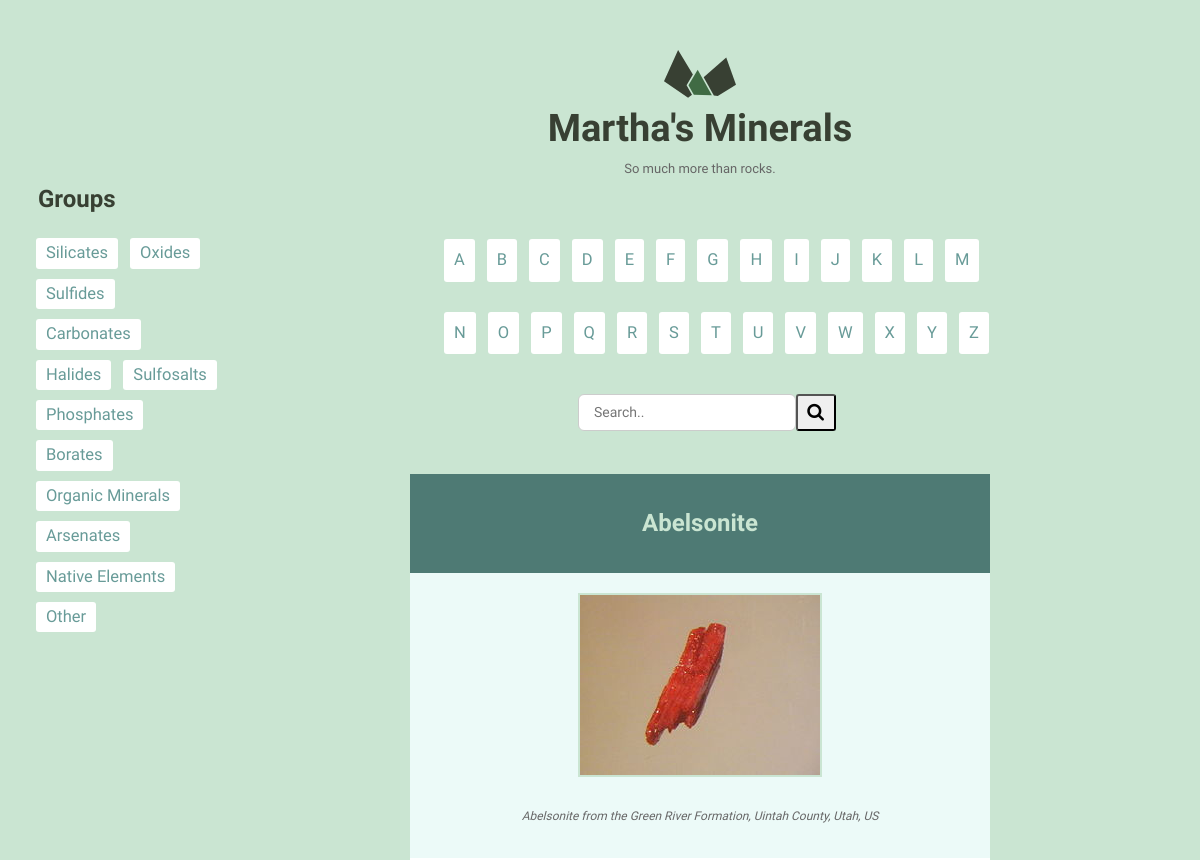
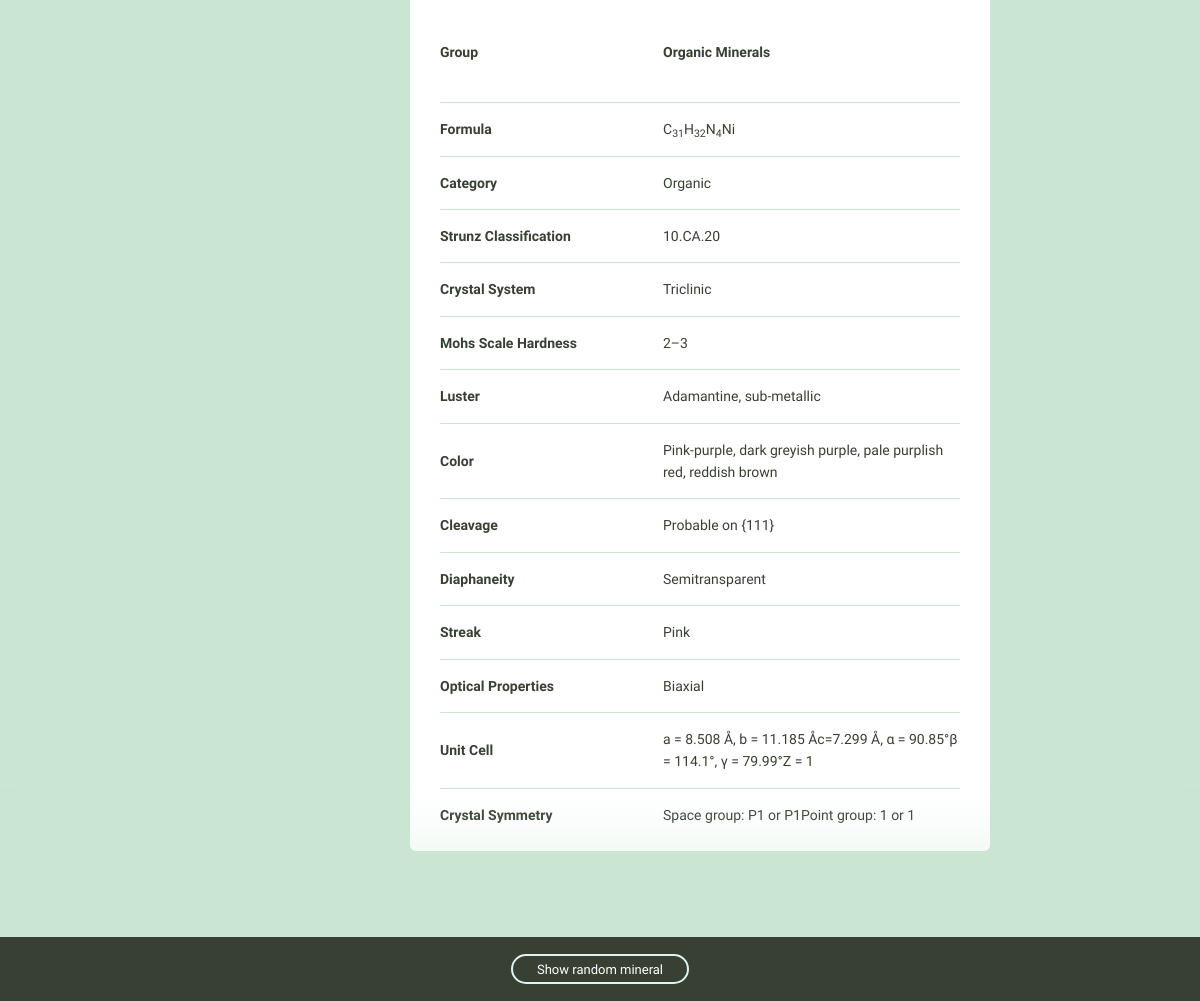
The page /detail/15560/ on the database its author committed (2 pictures, top to bottom).
### catalog/models.py (models this page shows, shortened)
class Mineral(models.Model):
    name = models.CharField(max_length=255, unique=True)
    image_filename = models.CharField(max_length=255)
    image_caption = models.TextField()
    category = models.CharField(max_length=255)
    formula = models.CharField(max_length=255)
    strunz_classification = models.CharField(max_length=255)
    color = models.CharField(max_length=255)
    crystal_system = models.CharField(max_length=255)
    unit_cell = models.CharField(max_length=255)
    crystal_symmetry = models.CharField(max_length=255)
    cleavage = models.CharField(max_length=255)
    mohs_scale_hardness = models.CharField(max_length=255)
    luster = models.CharField(max_length=255)
    streak = models.CharField(max_length=255)
    diaphaneity = models.CharField(max_length=255)
    optical_properties = models.CharField(max_length=255)
    refractive_index = models.CharField(max_length=255)
    crystal_habit = models.CharField(max_length=255)
    specific_gravity = models.CharField(max_length=255)
    group = models.CharField(max_length=255)
    class Meta:
        ordering = ['name']
    def get_fields(self, ordered_fields):
        field_list = []
        for field in ordered_fields:
            field_list.append(
                {field[0]: getattr(self, field[0])}
            )
        return field_list

### catalog/views.py (the view)
# urls.py: path('detail/<int:pk>/', views.mineral_detail, name='detail'),
def mineral_detail(request, pk):
    minerals = Mineral.objects.all().values_list('id', flat=True)
    random_mineral = random.choice(minerals)
    mineral = get_object_or_404(Mineral, pk=pk)
    if 'ordered_fields' not in request.session:
        ordered_fields = get_popular()
        request.session['ordered_fields'] = ordered_fields
    else:
        ordered_fields = request.session['ordered_fields']
    field_list = mineral.get_fields(ordered_fields)
    return render(request, 'catalog/detail.html', {
                'mineral': mineral,
                'field_list': field_list,
                'random_mineral': random_mineral,
    })

### catalog/templatetags/catalog_extras.py (called while the page is built)
@register.filter('underscore_to_space')
def underscore_to_space(machine_name):
    return machine_name.replace('_', ' ')

### catalog/templates/catalog/detail.html
{% extends 'layout.html' %}
{% load catalog_extras %}
{% load static from staticfiles %}
{% block boundsClass %}
    <div class="bounds bounds--small">{% endblock %}
{% block content %}
    <div class="grid-100 mineral__container">
        <h1 class="mineral__name hero">{{ mineral.name }}</h1>
        <div class="mineral__image-bg">
            <img class="mineral__image" src="{% static 'images/' %}{{ mineral.image_filename }}">
            {% if mineral.image_caption %}
                <p class="mineral__caption caption_highlight">{{ mineral.image_caption|safe }}</p>
            {% endif %}
        </div>
        <div class="mineral__table-container">
            <table class="mineral__table">
                {% for field in field_list %}
                    {% for name, content in field.items %}
                        {% if content %}
                            <tr {% if 'group' in name %}class="group-highlight"{% endif %}>
                                <td class="mineral__category">
                                    {{ name|safe|underscore_to_space|title }}
                                </td>
                                <td>
                                    {{ content|safe }}
                                </td>
                            </tr>
                        {% endif %}
                    {% endfor %}
                {% endfor %}
            </table>
        </div>
    </div>
{% endblock %}

### templates/layout.html (shortened to what this page needs)
{% load static from staticfiles %}
<!DOCTYPE html>
<html lang="en" xmlns="http://www.w3.org/1999/html" xmlns="http://www.w3.org/1999/html">
<head>
    <link rel="stylesheet" href="{% static 'css/global.css' %}">
    <link rel="stylesheet" href="{% static 'css/catalog-style.css' %}">
    <link rel="stylesheet" href="https://cdnjs.cloudflare.com/ajax/libs/font-awesome/4.7.0/css/font-awesome.min.css">
</head>
<body>
{% if request.resolver_match.route != 'import/' %}
    <section class="groups">
        <h2 class="cat-title">Groups</h2>
        <ul class="group-list">
            <li class="group-label {% if request.resolver_match.kwargs.group_filter == 'Silicates' %}active{% endif %}">
                <a href="{% url 'catalog:group_list' group_filter='Silicates' %}">Silicates</a></li>
            <li class="group-label  {% if request.resolver_match.kwargs.group_filter == 'Oxides' %}active{% endif %}">
                <a href="{% url 'catalog:group_list' group_filter='Oxides' %}">Oxides</a></li>
            <li class="group-label {% if request.resolver_match.kwargs.group_filter == 'Sulfides' %}active{% endif %}">
                <a href="{% url 'catalog:group_list' group_filter='Sulfides' %}">Sulfides</a></li>
            <li class="group-label {% if request.resolver_match.kwargs.group_filter == 'Carbonates' %}active{% endif %}">
                <a href="{% url 'catalog:group_list' group_filter='Carbonates' %}">Carbonates</a></li>
            <li class="group-label {% if request.resolver_match.kwargs.group_filter == 'Halides' %}active{% endif %}">
                <a href="{% url 'catalog:group_list' group_filter='Halides' %}">Halides</a></li>
            <li class="group-label {% if request.resolver_match.kwargs.group_filter == 'Sulfosalts' %}active{% endif %}">
                <a href="{% url 'catalog:group_list' group_filter='Sulfosalts' %}">Sulfosalts</a></li>
            <li class="group-label {% if request.resolver_match.kwargs.group_filter == 'Phosphates' %}active{% endif %}">
                <a href="{% url 'catalog:group_list' group_filter='Phosphates' %}">Phosphates</a></li>
            <li class="group-label {% if request.resolver_match.kwargs.group_filter == 'Borates' %}active{% endif %}">
                <a href="{% url 'catalog:group_list' group_filter='Borates' %}">Borates</a></li>
            <li class="group-label {% if request.resolver_match.kwargs.group_filter == 'Organic Minerals' %}active{% endif %}">
                <a href="{% url 'catalog:group_list' group_filter='Organic Minerals' %}">Organic Minerals</a></li>
            <li class="group-label {% if request.resolver_match.kwargs.group_filter == 'Arsenates' %}active{% endif %}">
                <a href="{% url 'catalog:group_list' group_filter='Arsenates' %}">Arsenates</a></li>
            <li class="group-label {% if request.resolver_match.kwargs.group_filter == 'Native Elements' %}active{% endif %}">
                <a href="{% url 'catalog:group_list' group_filter='Native Elements' %}">Native Elements</a></li>
            <li class="group-label {% if request.resolver_match.kwargs.group_filter == 'Other' %}active{% endif %}">
                <a href="{% url 'catalog:group_list' group_filter='Other' %}">Other</a></li>
        </ul>
    </section>
{% endif %}
{% block boundsClass %}{% endblock %}
<div class="grid-100">
    <a href="{% url 'catalog:list' %}">
        <h1 class="logo__name text-centered">Martha's Minerals</h1>
    </a>
    <p class="logo__text text-centered">So much more than rocks.</p>
</div>
{% if request.resolver_match.route != 'import/' %}
    {% for letter in 'abcdefghijklmnopqrstuvwxyz' %}
        <section class="search-area {% if request.resolver_match.route == 'detail/<int:pk>/' %}search-detail{% endif %}">
        <ul>
        {% if letter == 'a' %}
            <li class="letters
                "><a href="{% url 'catalog:filtered_list' name_filter='a' %}">A</a></li>
        {% else %}
            <li class="letters {% if name_filter == letter %}active{% endif %}">
                <a href="{% url 'catalog:filtered_list' name_filter=letter %}">{{ letter|upper }}</a></li>
        {% endif %}
        </ul>
</section>
 {% endfor %}
    <section class="search-bar">
        <div class="search-container {% if request.resolver_match.route == 'detail/<int:pk>/' %}search-detail{% endif %}">
            <form action="{% url 'catalog:search' %}" method="GET">
                <input type="text" placeholder="Search.." name="q">
                <button type="submit"><i class="fa fa-search"></i></button>
            </form>
        </div>
    </section>
{% endif %}
{% block content %}{% endblock %}
</div>
{% if request.resolver_match.route != 'import/' %}
    <div class="minerals__random">
        <a class="minerals__anchor" href="{% url 'catalog:detail' pk=random_mineral %}">Show random mineral</a>
    </div>
{% endif %}
</body>
</html>

### assets/css/global.css (style rules this page uses)
html { font-family: sans-serif; -ms-text-size-adjust: 100%; -webkit-text-size-adjust: 100%; }
body { margin: 0; }
article, aside, details, figcaption, figure, footer, header, hgroup, main, menu, nav, section, summary { display: block; }
a { background-color: transparent; }
h1 { font-size: 2em; margin: 0.67em 0; }
sub { font-size: 75%; line-height: 0; position: relative; vertical-align: baseline; bottom: -0.25em; }
img { border: 0; }
svg:not(:root) { overflow: hidden; }
input { color: inherit; font: inherit; margin: 0; }
input { line-height: normal; }
table { border-collapse: collapse; border-spacing: 0; }
td, th { padding: 0; }
html { font-size: 62.5%; }
body { background-color: #CAE5D2; font-size: 1.5em; line-height: 1.6; font-weight: 400; font-family: "Cousine"; color: #666; }
.bounds { max-width: 800px; margin: 0 auto; padding: 50px 0 150px; overflow: hidden; }
.bounds--small { max-width: 600px; padding: 50px 10px 150px; }
.grid, .grid-5, .grid-10, .grid-15, .grid-20, .grid-25, .grid-30, .grid-33, .grid-35, .grid-40, .grid-45, .grid-50, .grid-55, .grid-60, .grid-65, .grid-66, .grid-70, .grid-75, .grid-80, .grid-90, .grid-95, .grid-100 { float: left; box-sizing: border-box; position: relative; }
.grid-100 { width: 100%; padding: 0 15px; }
h1, h2, h3, h4, h5, h6 { margin-top: 0; margin-bottom: 2rem; font-weight: bold; font-family: "Work Sans", sans-serif; color: #384033; }
h1 { font-size: 3.8rem; }
h2 { font-size: 2.4rem; }
@media (min-width: 550px) { h1 { font-size: 3.8rem; } }
@media (min-width: 550px) { h2 { font-size: 2.4rem; } }
p { margin-top: 0; font-size: 1.6rem; }
a { color: #689b98; text-decoration: none; -webkit-transition: color 0.2s; -moz-transition: color 0.2s; -ms-transition: color 0.2s; -o-transition: color 0.2s; transition: color 0.2s; }
input[type="text"] { background: #fff; width: 100%; color: #666; border-radius: 6px; border: 2px solid #CAE5D2; padding: 9px 15px 10px 15px; margin-bottom: 15px; outline: none; box-sizing: border-box; font-size: 1.4rem; font-family: "Work Sans", sans-serif; -webkit-appearance: none; -moz-appearance: none; appearance: none; -webkit-transition: 0.2s; -moz-transition: 0.2s; -ms-transition: 0.2s; -o-transition: 0.2s; transition: 0.2s; }
ul { list-style: circle inside; padding-left: 0; margin-top: 0; }
li { margin-bottom: 1rem; font-size: 1.3rem; }
th, td { padding: 15px; text-align: left; border-bottom: 1px solid #e1e1e1; }
th:first-child, td:first-child { padding-left: 0; }
th:last-child, td:last-child { padding-right: 0; }
input { margin-bottom: 1.5rem; }
table, p, ul { margin-bottom: 2.5rem; }
.text-centered { text-align: center; }
.logo { display: block; fill: #384033; position: relative; margin: 0 auto; width: 72px; }
.logo__name { margin-bottom: 0; }
.logo__text { margin-bottom: 50px; font-size: 13px; }
.minerals__anchor { border: solid 2px #DCF5F2; border-radius: 100px; color: #384033; display: block; font-size: 13px; text-align: center; padding: 8px 0 7px 0; width: 100%; transition: background-color 200ms ease-in-out, font-weight 200ms ease-in-out, color 200ms ease-in-out; }
.minerals__random { background-color: #384033; box-shadow: 0 0 100px 50px #CAE5D2; color: #fff; padding: 20px 0 20px 0; position: fixed; bottom: 0; text-align: center; width: 100%; }
.minerals__random .minerals__anchor { display: inline; color: #fff; padding: 6px 24px 5px 24px; }
.mineral__container { background-color: #fff; border-radius: 6px; list-style: none; padding: 0; text-align: center; }
.mineral__name { display: block; width: 100%; margin: 0; font-size: 24px; padding: 30px 0 30px 0; }
.mineral__image { display: block; margin: 0 auto; border: solid 2px #CAE5D2; }
.mineral__image-bg { background-color: #ecfaf8; padding: 20px 0; }
.mineral__caption { font-size: 12px; font-style: italic; padding: 10px 0 0 0; margin: 0; }
.mineral__table { font-size: 14px; color: #384033; }
.mineral__table td { border-color: #CAE5D2; }
.mineral__table tr:last-of-type td { border-bottom: none; padding-bottom: 0; }
.mineral__table-container { padding: 5px 30px 0; }
.mineral__category { font-weight: bold; width: 40%; }

### rows shown on the page
Mineral: name "Abelsonite", image_filename (picture), image_caption "Abelsonite from the Green River Formation, Uintah County, Utah, US", field "Organic Minerals" "C 31 H 32 N 4 Ni" "Organic" "10.CA.20" "Triclinic" "2–3" "Adamantine, sub-metallic" "Pink-purple, dark greyish purple, pale purplish red, reddish brown" "Probable on {111}" "Semitransparent" "Pink" "Biaxial" "a = 8.508 Å, b = 11.185 Åc=7.299 Å, α = 90.85°β = 114.1°, γ = 79.99°Z = 1" "Space group: P1 or P1Point group: 1 or 1"

### other values the page prints
{{ letter|upper }} "B" "C" "D" "E" "F" "G" "H" "I" "J" "K" "L" "M" "N" "O" "P" "Q" "R" "S" "T" "U" "V" "W" "X" "Y" "Z"
{{ name|safe|underscore_to_space|title }} "Group" "Formula" "Category" "Strunz Classification" "Crystal System" "Mohs Scale Hardness" "Luster" "Color" "Cleavage" "Diaphaneity" "Streak" "Optical Properties" "Unit Cell" "Crystal Symmetry"
